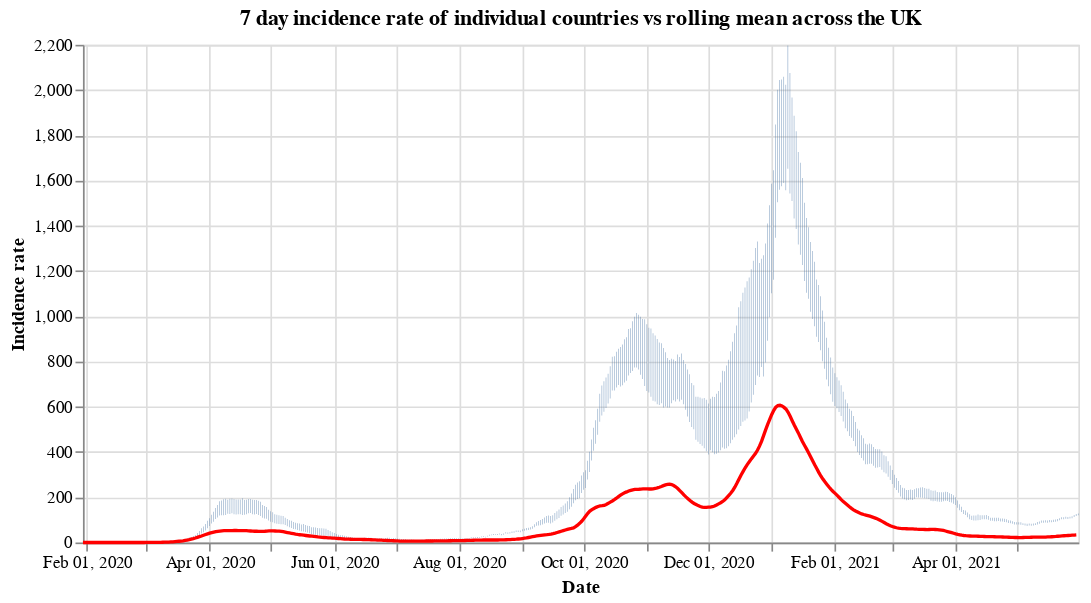

Write notebook code for a chart like this one.
### Code cell
#collapse
countries = uk_cases['areaName'].unique()
countries.sort()

selection = alt.selection_single(
    name='Select',
    fields=['areaName'],
    init={'areaName': 'Wales'},
    bind={'areaName': alt.binding_select(options=countries)}
)

# scatter plot, modify opacity based on selection
bars = alt.Chart(uk_cases).mark_bar().add_selection(
    selection
).encode(
    x=alt.X("yearmonthdate(date):T", axis=alt.Axis(title='Date')),
    y=alt.Y("weeklyCasesRate:Q", axis=alt.Axis(title='Incidence rate')),
    tooltip='weeklyCasesRate:Q',
    opacity=alt.condition(selection, alt.value(1), alt.value(0))
).properties(title=f'7 day incidence rate of individual countries vs rolling mean across the UK', width=600)

line = alt.Chart(overview_cases).mark_line(
    color='red',
    size=2,
).transform_window(
    rolling_mean='mean(weeklyCasesRate)',
    frame=[0, 7]
).encode(
    x='yearmonthdate(date):T',
    y='rolling_mean:Q'
)

alt.layer(bars, line)

### Figure 1 — Vega-Lite specification as saved in the notebook (floating-point values rounded to 4 significant figures; data arrays with more than 128 entries replaced by an {"elided": "..."} marker saying what was removed)
{"config": {"view": {"continuousWidth": 400, "continuousHeight": 300}}, "layer": [{"data": {"name": "data-f4ba2ae20fa684ca38861e5e036fe4df"}, "mark": "bar", "encoding": {"opacity": {"condition": {"value": 1, "selection": "Select"}, "value": 0}, "tooltip": {"type": "quantitative", "field": "weeklyCasesRate"}, "x": {"type": "temporal", "axis": {"title": "Date"}, "field": "date", "timeUnit": "yearmonthdate"}, "y": {"type": "quantitative", "axis": {"title": "Incidence rate"}, "field": "weeklyCasesRate"}}, "selection": {"Select": {"type": "single", "fields": ["areaName"], "init": {"areaName": "Wales"}, "bind": {"areaName": {"input": "select", "options": ["England", "Northern Ireland", "Scotland", "Wales"]}}}}, "title": "7 day incidence rate of individual countries vs rolling mean across the UK", "width": 600}, {"data": {"name": "data-7dcce71a79f8894805999f57c821e426"}, "mark": {"type": "line", "color": "red", "size": 2}, "encoding": {"x": {"type": "temporal", "field": "date", "timeUnit": "yearmonthdate"}, "y": {"type": "quantitative", "field": "rolling_mean"}}, "transform": [{"window": [{"op": "mean", "field": "weeklyCasesRate", "as": "rolling_mean"}], "frame": [0, 7]}]}], "$schema": "https://vega.github.io/schema/vega-lite/v4.8.1.json", "datasets": {"data-f4ba2ae20fa684ca38861e5e036fe4df": {"elided": "1856 records"}, "data-7dcce71a79f8894805999f57c821e426": {"elided": "487 records"}}}
